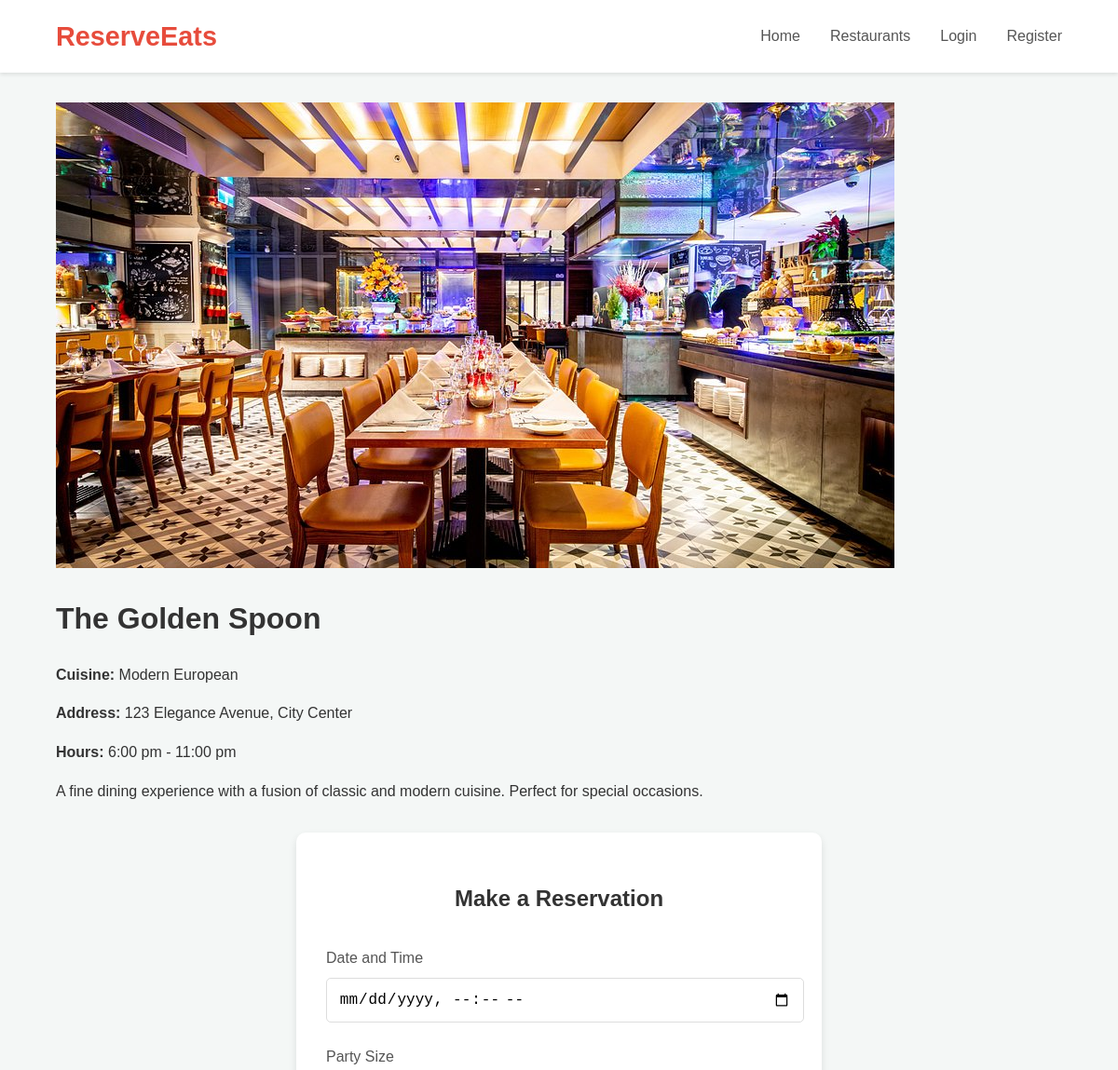
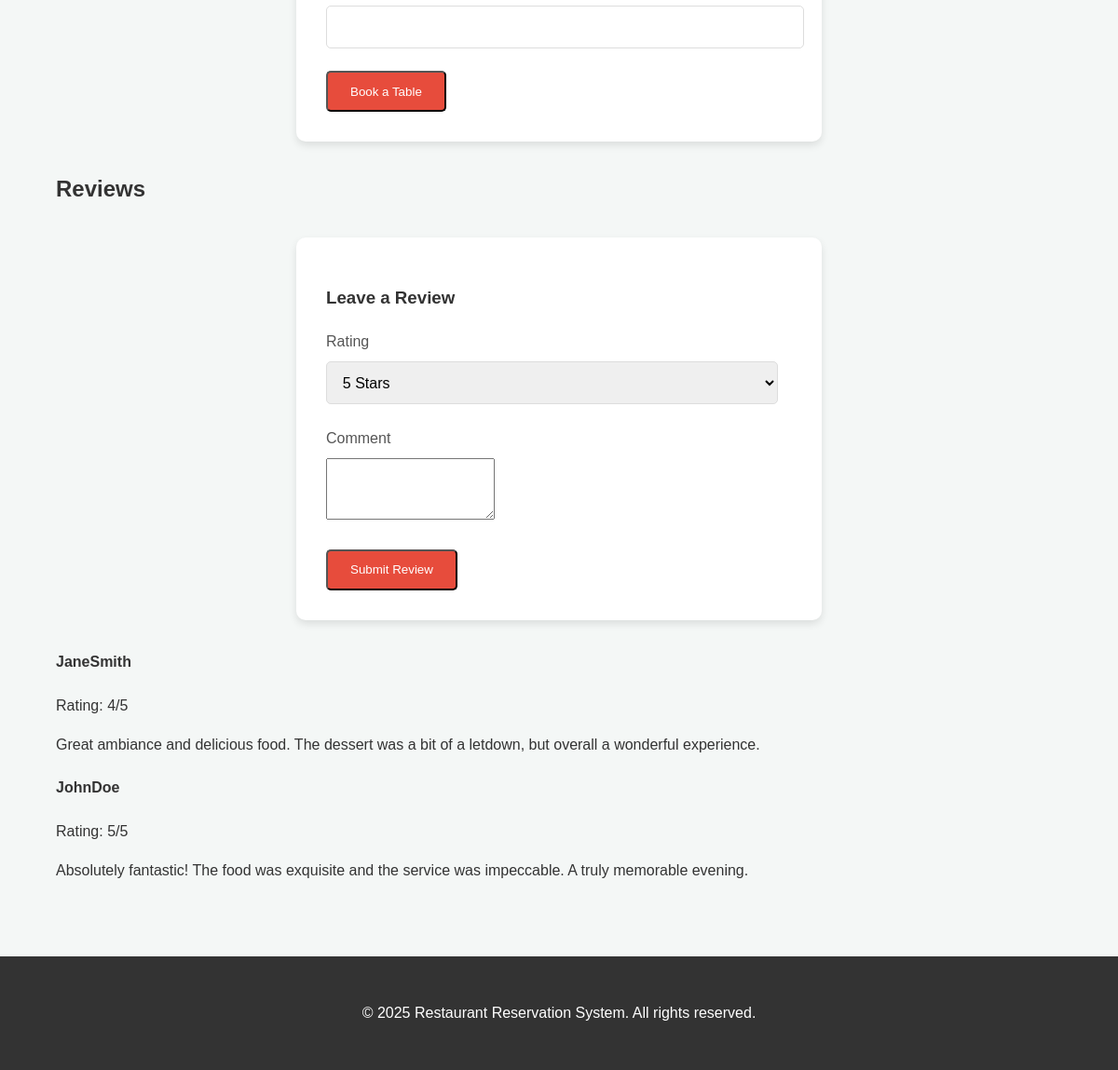
Page /restaurant-details.php?id=1 on the committed database (2 pictures, top to bottom).
### tables this page shows
CREATE TABLE `restaurants` (
  `id` int(11) NOT NULL,
  `name` varchar(100) NOT NULL,
  `description` text NOT NULL,
  `address` varchar(255) NOT NULL,
  `cuisine` varchar(100) NOT NULL,
  `opening_time` time NOT NULL,
  `closing_time` time NOT NULL,
  `image_url` varchar(255) DEFAULT 'assets/default-restaurant.jpg',
  `deposit_amount` decimal(10,2) NOT NULL DEFAULT 0.00
);

CREATE TABLE `reviews` (
  `id` int(11) NOT NULL,
  `user_id` int(11) NOT NULL,
  `restaurant_id` int(11) NOT NULL,
  `rating` int(1) NOT NULL,
  `comment` text NOT NULL,
  `created_at` datetime DEFAULT current_timestamp()
);

CREATE TABLE `users` (
  `id` int(11) NOT NULL,
  `username` varchar(50) NOT NULL,
  `password` varchar(255) NOT NULL,
  `role` varchar(50) NOT NULL DEFAULT 'user',
  `email` varchar(100) NOT NULL,
  `phone` varchar(20) NOT NULL,
  `created_at` datetime DEFAULT current_timestamp()
);

### restaurant-details.php (the view, shortened to what this page needs)
<?php include 'includes/header.php'; ?>
<?php
$restaurant_id = $_GET['id'];
$sql = "SELECT * FROM restaurants WHERE id = $restaurant_id";
$result = $conn->query($sql);
if ($result->num_rows > 0) {
    $restaurant = $result->fetch_assoc();
} else {
    echo "Restaurant not found.";
    exit();
}
?>
<div class="container">
    <div class="restaurant-details">
        <img src="/restaurant-reservation-system/assets/images/<?php echo $restaurant['image_url']; ?>" alt="<?php echo $restaurant['name']; ?>" class="restaurant-image">
        <h1><?php echo $restaurant['name']; ?></h1>
        <p><strong>Cuisine:</strong> <?php echo $restaurant['cuisine']; ?></p>
        <p><strong>Address:</strong> <?php echo $restaurant['address']; ?></p>
        <p><strong>Hours:</strong> <?php echo date('g:i a', strtotime($restaurant['opening_time'])) . ' - ' . date('g:i a', strtotime($restaurant['closing_time'])); ?></p>
        <p><?php echo $restaurant['description']; ?></p>
    </div>
    <div class="reservation-form form-container">
        <h2>Make a Reservation</h2>
        <form action="reservation.php" method="post">
            <div class="form-group">
                <label for="reservation_time">Date and Time</label>
                <input type="datetime-local" id="reservation_time" name="reservation_time" required>
            </div>
            <div class="form-group">
                <label for="party_size">Party Size</label>
                <input type="number" id="party_size" name="party_size" min="1" required>
            </div>
            <button type="submit" class="btn">Book a Table</button>
        </form>
    </div>
     <div class="reviews-section">
        <h2>Reviews</h2>
        <div class="review-form form-container">
             <h3>Leave a Review</h3>
             <form action="review.php" method="post">
                 <div class="form-group">
                     <label for="rating">Rating</label>
                     <select name="rating" id="rating" required>
                         <option value="5">5 Stars</option>
                     </select>
                 </div>
                 <div class="form-group">
                     <label for="comment">Comment</label>
                     <textarea name="comment" id="comment" rows="4" required></textarea>
                 </div>
                 <button type="submit" class="btn">Submit Review</button>
             </form>
        </div>
        <div class="existing-reviews">
            <?php
            $sql_reviews = "SELECT reviews.*, users.username FROM reviews JOIN users ON reviews.user_id = users.id WHERE restaurant_id = $restaurant_id ORDER BY created_at DESC";
            $result_reviews = $conn->query($sql_reviews);
            if ($result_reviews->num_rows > 0) {
                while($review = $result_reviews->fetch_assoc()) {
                    echo "<div class='review'>";
                    echo "<h4>" . $review['username'] . "</h4>";
                    echo "<p>Rating: " . $review['rating'] . "/5</p>";
                    echo "<p>" . $review['comment'] . "</p>";
                    echo "</div>";
                }
            } else {
                echo "<p>No reviews yet.</p>";
            }
            ?>
        </div>
    </div>
</div>
<?php include 'includes/footer.php'; ?>

### assets/css/style.css (style rules this page uses)
body { font-family: 'Poppins', sans-serif; margin: 0; background-color: #f4f7f6; color: #333; line-height: 1.6; display: flex; flex-direction: column; min-height: 100vh; }
.btn { display: inline-block; background-color: #e74c3c; color: #fff; padding: 0.8rem 1.5rem; border-radius: 5px; text-decoration: none; transition: background-color 0.3s ease; text-align: center; }
.form-container { max-width: 500px; margin: 2rem auto; padding: 2rem; background: #fff; border-radius: 10px; box-shadow: 0 4px 8px rgba(0,0,0,0.1); }
.form-container h2 { text-align: center; margin-bottom: 2rem; color: #333; }
.form-group { margin-bottom: 1.5rem; }
.form-group label { display: block; margin-bottom: 0.5rem; color: #555; font-weight: 500; }
.form-group input, .form-group select { width: 97%; padding: 0.8rem; border: 1px solid #ddd; border-radius: 5px; font-size: 1rem; }

### rows in the picture
restaurants: image_url (picture), name "The Golden Spoon", cuisine "Modern European", address "123 Elegance Avenue, City Center", opening_time "6:00 pm", closing_time "11:00 pm", description "A fine dining experience with a fusion of classic and modern cuisine. Perfect for special occasions."
reviews: user.username "JaneSmith", rating "4", comment "Great ambiance and delicious food. The dessert was a bit of a letdown, but overall a wonderful experience."
reviews: user.username "JohnDoe", rating "5", comment "Absolutely fantastic! The food was exquisite and the service was impeccable. A truly memorable evening."
